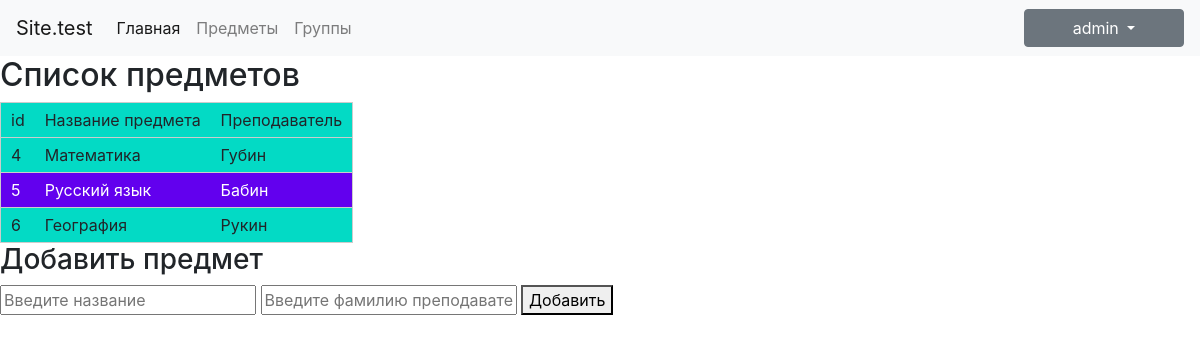
Page /subjects.php (signed in) on the committed database.
### tables this page shows
CREATE TABLE `subjects` (
  `id` int(10) NOT NULL,
  `title` varchar(255) NOT NULL,
  `full_name` varchar(255) NOT NULL
);

### qwery/getSubjects.php (called while the page is built, shortened)
<?php include 'config.php'; ?>
<?php
	$my_data = $db->query("SELECT * FROM subjects");
	$subjectsArr = [];
?>

### subjects.php (the view)
<?php include 'header.php'; ?>
<h2> Список предметов </h2>
<?php
include $_SERVER['DOCUMENT_ROOT'].'/qwery/getSubjects.php';
?>
<table class="main-table">
    <thead>
        <tr>
            <td>id</td>
            <td>Название предмета</td>
            <td>Преподаватель</td>
        </tr>
    </thead>
    <tbody>
        <?php foreach($subjectsArr as $key => $value) {?>
            <tr>
                <td> <?= $value['id']?> </td>
                <td> <?= $value['title']?> </td>
                <td> <?= $value['full_name']?> </td>
            </tr>
        <?php } ?>
    </tbody>
</table>
<form  action="qwery/add-subjects.php" method="POST">
	<h3>Добавить предмет</h3>
	<input type="text" name="title" placeholder="Введите название">
	<input type="text" name="fullname" placeholder="Введите фамилию преподавателя">
	<button>Добавить</button>
</form>
<?php include 'footer.php'; ?>

### assets/css/style.css (style rules this page uses)
.main-table { border: 1px solid #ccc; background: #03dac5; }
.main-table tr:nth-child(2n) { background: #6200ee; color: #fff; }
.main-table tr td { border-bottom: 1px solid #ccc; padding: 5px 10px; }

### rows in the picture
subjects: id "4", title "Математика", full_name "Губин"
subjects: id "5", title "Русский язык", full_name "Бабин"
subjects: id "6", title "География", full_name "Рукин"
